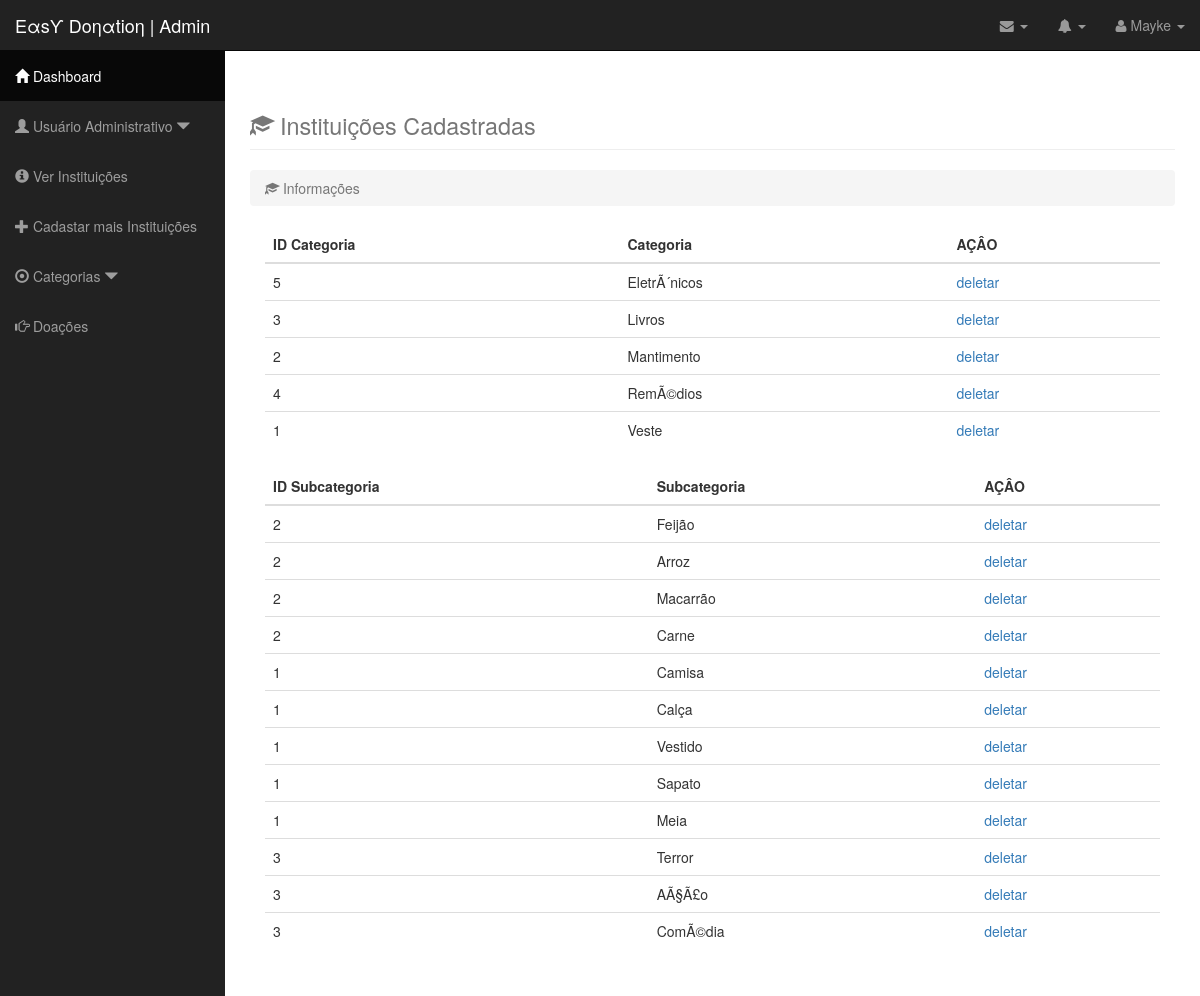
Screenshot of /administrador/bootstrap/crud-categoria/gerenciar-categoria.php (signed in) with the database file from the repository.
### tables this page shows
CREATE TABLE `usuario` (
  `idusuario` int(11) NOT NULL,
  `nome` varchar(45) DEFAULT NULL,
  `sobrenome` varchar(100) DEFAULT NULL,
  `cidade` varchar(45) DEFAULT NULL,
  `estado` enum('ac','al','am','ap','ba','ce','df','es','go','ma','mg','ms','mt','pa','pb','pe','pi','pr','rj','rn','ro','rr','rs','sc','se','sp','to') DEFAULT NULL,
  `cep` int(11) DEFAULT NULL,
  `telefone` varchar(45) DEFAULT NULL,
  `email` varchar(100) DEFAULT NULL,
  `senha` varchar(100) DEFAULT NULL,
  `ultimoAcesso` datetime DEFAULT NULL
);

CREATE TABLE `easy_categoria` (
  `id` int(11) NOT NULL,
  `titulo_cat` varchar(45) NOT NULL
);

CREATE TABLE `easy_subcategoria` (
  `id` int(11) NOT NULL,
  `id_cat` int(11) NOT NULL,
  `titulo_sub` text NOT NULL
);

### administrador/bootstrap/class/db.class.php (called while the page is built, shortened)
<?php
class db {
    private $host = 'localhost',
            $db = 'easy_donation',
            $usuario = 'root',
            $senha = '';
    private $con;
    function __construct() {
        $this->con = mysqli_connect($this->host, $this->usuario, $this->senha, $this->db);
    }
    public function fetch($sql) {
        $res = array();
        $query = mysqli_query($this->con, $sql);
        if (mysqli_num_rows($query)) {
            while($q = mysqli_fetch_assoc($query))
                $res[] = $q;
            return $res;
        } else
            null;
    }
}
?>

### administrador/bootstrap/class/usuario.class.php (called while the page is built, shortened)
<?php
class usuario extends db {
    public function usuarioInfo($id) {
        $dados = $this->fetch("SELECT * FROM usuario WHERE idusuario = " . (int) $id);
        if ($dados)
            return $dados[0];
        else
            return null;
    }
}
?>

### administrador/bootstrap/crud-categoria/gerenciar-categoria.php (the view, shortened to what this page needs)
<?php
require_once('../class/db.class.php');
require_once('../class/usuario.class.php');
$usuario = new usuario();
$dados = $usuario->usuarioInfo($_SESSION['idusuario']);
?>
<!DOCTYPE html>
<html lang="en">
<head>
    <link href="../css/bootstrap.min.css" rel="stylesheet">
    <link href="../css/sb-admin.css" rel="stylesheet">
    <link href="../css/plugins/morris.css" rel="stylesheet">
    <link href="../font-awesome/css/font-awesome.min.css" rel="stylesheet" type="text/css">
</head>
<body>
<div id="wrapper">
    <nav class="navbar navbar-inverse navbar-fixed-top" role="navigation">
        <div class="navbar-header">
            <a class="navbar-brand" href="../index.php">&Epsilon;&alpha;s&upsih; Do&eta;&alpha;tio&eta; | Admin</a>
        </div>
        <ul class="nav navbar-right top-nav">
            <li class="dropdown">
                <a href="#" class="dropdown-toggle" data-toggle="dropdown"><i class="fa fa-envelope"></i> <b class="caret"></b></a>
            </li>
            <li class="dropdown">
                <a href="#" class="dropdown-toggle" data-toggle="dropdown"><i class="fa fa-bell"></i> <b class="caret"></b></a>
            </li>
            <li class="dropdown">
                <a href="#" class="dropdown-toggle" data-toggle="dropdown"><i class="fa fa-user"></i> <?= $dados['nome'] ?>  <b class="caret"></b></a>
            </li>
        </ul>
        <div class="collapse navbar-collapse navbar-ex1-collapse">
            <ul class="nav navbar-nav side-nav">
                <li class="active">
                    <a href="../index.php"><i class="glyphicon glyphicon-home"></i> Dashboard</a>
                </li>
                <li>
                    <a href="javascript:;" data-toggle="collapse" data-target="#demo"><i class="glyphicon glyphicon-user"></i> Usuário Administrativo <i class="glyphicon glyphicon-triangle-bottom"></i></a>
                </li>
                <li>
                    <a href="../crud-instituicao/gerenciar-parceria.php"><i class="glyphicon glyphicon-info-sign"></i> Ver Instituições</a>
                    <a href="../crud-instituicao/cadastrar-parcerias.php"><i class="glyphicon glyphicon-plus"></i> Cadastar mais Instituições</a>
                </li>
                <li>
                    <a href="#" data-toggle="collapse" data-target="#demo1"><i class="glyphicon glyphicon-record"></i> Categorias <i class="glyphicon glyphicon-triangle-bottom"></i></a>
                </li>
                <li>
                    <a href="#"><i class="glyphicon glyphicon-hand-right " > </i> Doações</a>
                </li>
            </ul>
        </div>
    </nav>
    <div id="page-wrapper">
        <div class="container-fluid">
            <div class="row">
                <div class="col-lg-12">
                    <h1 class="page-header">
                        <small><i class="glyphicon glyphicon-education "></i> Instituições Cadastradas </small>
                    </h1>
                    <ol class="breadcrumb">
                        <li class="active">
                            <i class="glyphicon glyphicon-education "></i> Informações
                        </li>
                    </ol>
                </div>
            </div>
            <div class="container-fluid">
                <div class="row">
                    <div class="col-md-12">
                        <div class="table-responsive ">
                            <table id="mytable" class="table table-bordred table-striped">
                                <thead>
                                <tr>
                                    <th>ID Categoria</th>
                                    <th>Categoria</th>
                                    <th colspan="2">AÇÂO</th>
                                </tr>
                                <?php
                                try{
                                $con = new PDO ("mysql:host=localhost;dbname=easy_donation","root","");
                                $con->setAttribute(PDO::ATTR_ERRMODE, PDO::ERRMODE_EXCEPTION);
                                $select = $con->prepare("SELECT * FROM  easy_categoria ");
                                $select->setFetchMode(PDO::FETCH_ASSOC);
                                $select->execute();
                                while($data=$select->fetch()){
                                ?>
                                <tr>
                                    <td><?php echo $data['id']; ?></td>
                                    <td><?php echo $data['titulo_cat']; ?></td>
                                    <td><a  href="delete.php?inst_id=<?php echo $data['id']; ?>">deletar</a></td>
                                    <?php
                                    }
                                    }
                                    catch(PDOException $e)
                                    {
                                        echo "error:".$e->getMessage();
                                    }
                                    ?>
                                </tr>
                            </table>
                            <table id="mytable" class="table table-bordred table-striped">
                                <thead>
                                <tr>
                                    <th>ID Subcategoria</th>
                                    <th>Subcategoria</th>
                                    <th colspan="2">AÇÂO</th>
                                </tr>
                                <?php
                                try{
                                $con = new PDO ("mysql:host=localhost;dbname=easy_donation","root","");
                                $con->setAttribute(PDO::ATTR_ERRMODE, PDO::ERRMODE_EXCEPTION);
                                $select = $con->prepare("SELECT * FROM  easy_subcategoria ");
                                $select->setFetchMode(PDO::FETCH_ASSOC);
                                $select->execute();
                                while($data=$select->fetch()){
                                ?>
                                <tr>
                                    <td><?php echo $data['id_cat']; ?></td>
                                    <td><?php echo $data['titulo_sub']; ?></td>
                                    <td><a  href="delete.php?inst_id=<?php echo $data['id']; ?>">deletar</a></td>
                                    <?php
                                    }
                                    }
                                    catch(PDOException $e)
                                    {
                                        echo "error:".$e->getMessage();
                                    }
                                    ?>
                                </tr>
                            </table>
                        </div>
                    </div>
                </div>
            </div>
            <br>
        </div>
    </div>
</div>
</body>
</html>

### rows the page displays
usuario: nome "Mayke"
easy_categoria: id "5", titulo_cat "EletrÃ´nicos"
easy_categoria: id "3", titulo_cat "Livros"
easy_categoria: id "2", titulo_cat "Mantimento"
easy_categoria: id "4", titulo_cat "RemÃ©dios"
easy_categoria: id "1", titulo_cat "Veste"
easy_subcategoria: id_cat "2", titulo_sub "Feijão"
easy_subcategoria: id_cat "2", titulo_sub "Arroz"
easy_subcategoria: id_cat "2", titulo_sub "Macarrão"
easy_subcategoria: id_cat "2", titulo_sub "Carne"
easy_subcategoria: id_cat "1", titulo_sub "Camisa"
easy_subcategoria: id_cat "1", titulo_sub "Calça"
easy_subcategoria: id_cat "1", titulo_sub "Vestido"
easy_subcategoria: id_cat "1", titulo_sub "Sapato"
easy_subcategoria: id_cat "1", titulo_sub "Meia"
easy_subcategoria: id_cat "3", titulo_sub "Terror"
easy_subcategoria: id_cat "3", titulo_sub "AÃ§Ã£o"
easy_subcategoria: id_cat "3", titulo_sub "ComÃ©dia"
